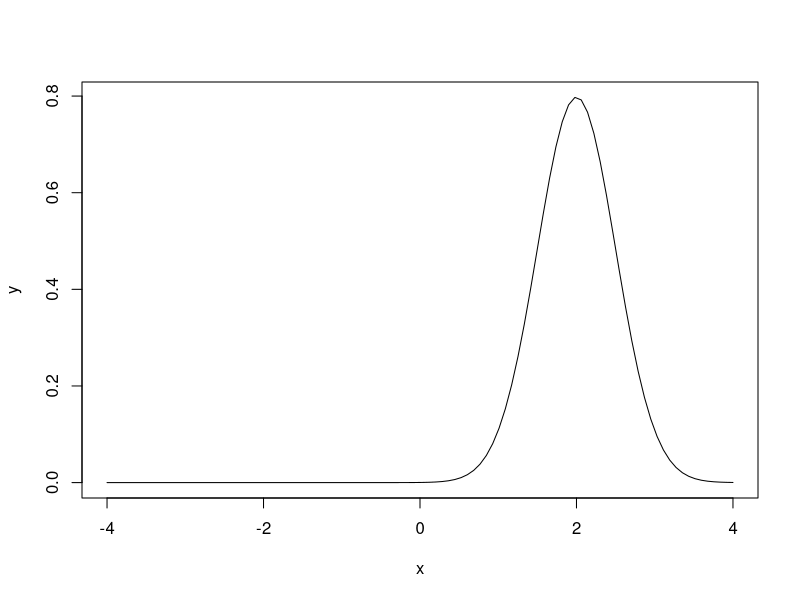
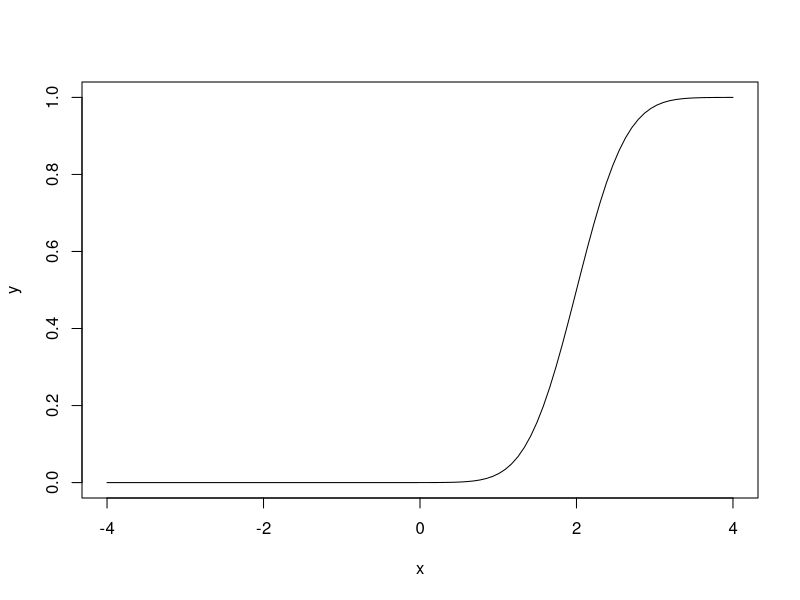

Here is the R script that generated these plots, in order:
## ---- chunk 1
x <- seq(-4, 4, length=100)
y <- dnorm(x, mean=2, sd=0.5)
plot(x, y, type="l")
## ---- chunk 2
x <- seq(-4, 4, length=100)
y <- pnorm(x, mean=2, sd=0.5)
plot(x, y, type="l")
## ---- chunk 3
qnorm(0.025)
qnorm(0.5)
qnorm(0.975)
## ---- chunk 4
rnorm(10)
